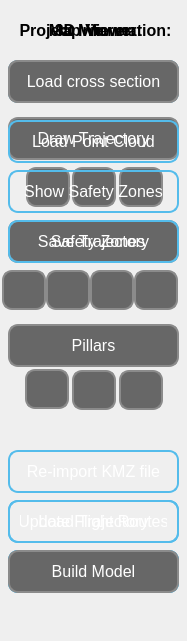
   <widget class="QDockWidget" name="dockWidget">
    <property name="enabled">
     <bool>true</bool>
    </property>
    <property name="geometry">
     <rect>
      <x>20</x>
      <y>28</y>
      <width>187</width>
      <height>641</height>
     </rect>
    </property>
    <property name="autoFillBackground">
     <bool>false</bool>
    </property>
    <property name="styleSheet">
     <string notr="true">/* Base application background */
* {
    background-color: rgba(103, 103, 103, 0.9);  /* Uniform background color for all widgets */
    color: white;  /* Ensures text is visible against the darker background */
}

QPushButton {
    background-color: rgb(139, 139, 139); /* Gray background */
    color: white;                         /* White text */
    border-style: solid;
    border-width: 2px;
    border-color: #4CAF50;
    border-radius: 10px;                  /* Rounded corners */
    padding: 10px;
    font-size: 16px;
}
QPushButton:hover {
    background-color: #45a049;            /* Darker green background on hover */
}

QTabWidget::pane { /* The tab widget frame */
    border-top: 2px solid #C2C7CB;
    position: absolute;
    top: -0.5em;
    color: #333333;
    background-color: #f0f0f0;
    border-radius: 5px;
}

QTabBar::tab {
    background: #E1E1E1;
    border: 2px solid #C4C4C3;
    border-bottom-color: #C2C7CB; /* Same as pane color */
    border-top-left-radius: 4px;
    border-top-right-radius: 4px;
    padding: 5px;
}

QTabBar::tab:selected, QTabBar::tab:hover {
    background: #fafafa;
}

QDockWidget {
    border: 1px solid #d3d3d3; /* Light gray border */
    border-radius: 5px;        /* Rounded corners */
    background-color: rgba(255, 255, 255, 0.9); /* White background with slight transparency */
}

QDockWidget::title {
    text-align: left;          /* Aligns title text to the left */
    background-color: rgba(0, 64, 122, 0.85); /* Slightly transparent background for the title */
    padding: 5px;
    border-radius: 5px 5px 0 0; /* Rounded corners on the top */
}

QTextEdit {
    border: 1px solid #888; /* Slightly lighter border for visibility */
    border-radius: 5px;  /* Rounded corners */
    padding: 2px;
}

QCheckBox {
    spacing: 5px; /* Space between the checkbox and its label */
}

QCheckBox::indicator {
    width: 20px;
    height: 20px;
    background-color: #888; /* Match background color */
    border-radius: 5px; /* Rounded corners */
}

QCheckBox::indicator:checked {
    background-color: #45a049; /* Green for checked state */
}

QCheckBox::indicator:unchecked {
    background-color: #bbb; /* Lighter grey for unchecked state */
}
/* Styling for Horizontal Sliders */
QSlider::groove:horizontal {
    border: 1px solid #555;  /* Dark grey border for better contrast */
    height: 10px;            /* Slightly thicker groove for better visibility */
    background: qlineargradient(x1:0, y1:0, x2:1, y2:0, stop:0 #888, stop:1 #bbb); /* Gradient from darker to lighter grey */
    margin: 2px 0;
    border-radius: 5px;     /* Soft rounded corners for the groove */
}

QSlider::handle:horizontal {
    background: qlineargradient(x1:0, y1:0, x2:1, y2:1, stop:0 #eee, stop:1 #ccc); /* Light grey gradient for the handle */
    border: 1px solid #333; /* Dark border for the handle for better visibility */
    width: 18px;            /* Width of the handle */
    margin: -2px 0;         /* Allows handle to overlap the groove slightly */
    border-radius: 9px;     /* Rounded handle for a smoother look */
    position: absolute;     /* Ensures the handle is correctly positioned over the groove */
}

QSlider::handle:horizontal:hover {
    background: qlineargradient(x1:0, y1:0, x2:1, y2:1, stop:0 #fff, stop:1 #ddd); /* Brighter gradient for hover effect */
    border-color: #080;     /* Greenish border on hover for visual feedback */
}

/* Styling for Vertical Sliders */
QSlider::groove:vertical {
    border: 1px solid #555;
    width: 10px;            /* Consistent width with horizontal */
    background: qlineargradient(x1:0, y1:0, x2:0, y2:1, stop:0 #888, stop:1 #bbb);
    margin: 0 2px;
    border-radius: 5px;
}

QSlider::handle:vertical {
    background: qlineargradient(x1:0, y1:0, x2:1, y2:1, stop:0 #eee, stop:1 #ccc);
    border: 1px solid #333;
    height: 18px;           /* Height matching the horizontal handle's width */
    margin: 0 -2px;
    border-radius: 9px;
}

QSlider::handle:vertical:hover {
    background: qlineargradient(x1:0, y1:0, x2:1, y2:1, stop:0 #fff, stop:1 #ddd);
    border-color: #080;
}


QDockWidget {
    border: 1px solid #d3d3d3;
    border-radius: 10px;
    background-color: rgb(103, 103, 103);
}

QDockWidget::title {
    font-size: 0pt;
    padding: 0px;
    background-color: transparent;
    border-top-left-radius: 10px;
    border-top-right-radius: 10px;
}

QDockWidget &gt; QWidget {
    border-top-left-radius: 10px;
    border-top-right-radius: 10px;
border: 1px solid #d3d3d3;
    border-radius: 10px;
   background-color: rgb(103, 103, 103); /* Maintain transparency to see the dock's styling */
}

QToolTip {
    color: white;
    background-color:rgb(0, 64, 122);
    border: 1px solid white;
}






</string>
    </property>
    <property name="floating">
     <bool>false</bool>
    </property>
    <property name="features">
     <set>QDockWidget::DockWidgetMovable</set>
    </property>
    <widget class="QWidget" name="dockWidgetContents">
     <property name="styleSheet">
      <string notr="true">QTabWidget::pane { /* The tab widget frame */
    border-top: 2px solid #C2C7CB;
    position: absolute;
    top: -0.5em;
    color: #333333;
    background-color: #f0f0f0;
    border-radius: 5px;
}
QTabBar::tab {
    background: #E1E1E1;
    border: 2px solid #C4C4C3;
    border-bottom-color: #C2C7CB; /* Same as pane color */
    border-top-left-radius: 4px;
    border-top-right-radius: 4px;
    padding: 5px;
}

QTabBar::tab:selected {
    background: #2e8b57; /* New distinct color for active tab */
    color: white;
    border-color: #2e8b57; /* Optional: change the border color to match */
}



QPushButton {
    border-style: solid;
    border-width: 2px;
    border-color: #54BCEB;                /* New button border color */
    border-radius: 10px;                  /* Rounded corners */
    background-color: transparent;        /* Transparent background */
    color: white;                         /* White text */
    padding: 10px;
    font-size: 16px;
}
QPushButton:disabled {
    background-color: #676767;            /* Disabled button color */
    border-color: #8B8B8B;                /* Disabled button border color */
}
QPushButton:hover {
    background-color: #00407A;            /* Dark blue background on hover */
}

QToolTip {
    color: white;
    background-color:rgb(0, 64, 122);
    border: 1px solid white;
}
</string>
     </property>
     <widget class="QPushButton" name="btn_tab2_print2kmz">
      <property name="enabled">
       <bool>true</bool>
      </property>
      <property name="geometry">
       <rect>
        <x>8</x>
        <y>550</y>
        <width>171</width>
        <height>43</height>
       </rect>
      </property>
      <property name="toolTip">
       <string>Export flight routes to KMZ format with specified flight speeds from flight route settings dialog. </string>
      </property>
      <property name="styleSheet">
       <string notr="true">
QToolTip {
    color: white;
    background-color:rgb(0, 64, 122);
    border: 1px solid white;
}
</string>
      </property>
      <property name="text">
       <string>Output to KMZ</string>
      </property>
     </widget>
     <widget class="QPushButton" name="btn_tab2_TopView">
      <property name="geometry">
       <rect>
        <x>8</x>
        <y>60</y>
        <width>171</width>
        <height>43</height>
       </rect>
      </property>
      <property name="styleSheet">
       <string notr="true">
QToolTip {
    color: white;
    background-color:rgb(0, 64, 122);
    border: 1px solid white;
}
</string>
      </property>
      <property name="text">
       <string>TopView</string>
      </property>
     </widget>
     <widget class="QPushButton" name="btnUndo_SZ">
      <property name="enabled">
       <bool>false</bool>
      </property>
      <property name="geometry">
       <rect>
        <x>2</x>
        <y>270</y>
        <width>44</width>
        <height>40</height>
       </rect>
      </property>
      <property name="toolTip">
       <string>delete last point</string>
      </property>
      <property name="styleSheet">
       <string notr="true">
QToolTip {
    color: white;
    background-color:rgb(0, 64, 122);
    border: 1px solid white;
}
</string>
      </property>
      <property name="text">
       <string/>
      </property>
      <property name="icon">
       <iconset>
        <normaloff>Ressources/icons/Undo.png</normaloff>Ressources/icons/Undo.png</iconset>
      </property>
      <property name="checkable">
       <bool>true</bool>
      </property>
     </widget>
     <widget class="QPushButton" name="btnRedo_SZ">
      <property name="enabled">
       <bool>false</bool>
      </property>
      <property name="geometry">
       <rect>
        <x>46</x>
        <y>270</y>
        <width>44</width>
        <height>40</height>
       </rect>
      </property>
      <property name="toolTip">
       <string>retrieve last deleted point</string>
      </property>
      <property name="styleSheet">
       <string notr="true">
QToolTip {
    color: white;
    background-color:rgb(0, 64, 122);
    border: 1px solid white;
}
</string>
      </property>
      <property name="text">
       <string/>
      </property>
      <property name="icon">
       <iconset>
        <normaloff>Ressources/icons/Redo.png</normaloff>Ressources/icons/Redo.png</iconset>
      </property>
      <property name="checkable">
       <bool>true</bool>
      </property>
     </widget>
     <widget class="QPushButton" name="btnSave_SZ">
      <property name="enabled">
       <bool>false</bool>
      </property>
      <property name="geometry">
       <rect>
        <x>134</x>
        <y>270</y>
        <width>44</width>
        <height>40</height>
       </rect>
      </property>
      <property name="toolTip">
       <string>Save all safety zones</string>
      </property>
      <property name="styleSheet">
       <string notr="true">
QToolTip {
    color: white;
    background-color:rgb(0, 64, 122);
    border: 1px solid white;
}
</string>
      </property>
      <property name="text">
       <string/>
      </property>
      <property name="icon">
       <iconset>
        <normaloff>Ressources/icons/Save.png</normaloff>Ressources/icons/Save.png</iconset>
      </property>
      <property name="checkable">
       <bool>true</bool>
      </property>
     </widget>
     <widget class="QPushButton" name="btn_tab1_SafetyZones">
      <property name="enabled">
       <bool>false</bool>
      </property>
      <property name="geometry">
       <rect>
        <x>8</x>
        <y>220</y>
        <width>171</width>
        <height>43</height>
       </rect>
      </property>
      <property name="toolTip">
       <string>Draw SafetyZones for e.g., vegetation, streets, high voltage lines. Adjust the height in the Flight Route Settings Dialog</string>
      </property>
      <property name="styleSheet">
       <string notr="true">
QToolTip {
    color: white;
    background-color:rgb(0, 64, 122);
    border: 1px solid white;
}
</string>
      </property>
      <property name="text">
       <string>  Safety Zones</string>
      </property>
      <property name="icon">
       <iconset>
        <normaloff>Ressources/icons/safetyZones.png</normaloff>Ressources/icons/safetyZones.png</iconset>
      </property>
      <property name="iconSize">
       <size>
        <width>38</width>
        <height>24</height>
       </size>
      </property>
     </widget>
     <widget class="QPushButton" name="btn_tab1_DrawTrajectory">
      <property name="enabled">
       <bool>false</bool>
      </property>
      <property name="geometry">
       <rect>
        <x>8</x>
        <y>117</y>
        <width>171</width>
        <height>43</height>
       </rect>
      </property>
      <property name="toolTip">
       <string>Draw a polyline in the middle of a bridge</string>
      </property>
      <property name="styleSheet">
       <string notr="true">
QToolTip {
    color: white;
    background-color:rgb(0, 64, 122);
    border: 1px solid white;
}
</string>
      </property>
      <property name="text">
       <string>Draw Trajectory</string>
      </property>
      <property name="icon">
       <iconset>
        <normaloff>Ressources/icons/Tab1Mapicon.png</normaloff>Ressources/icons/Tab1Mapicon.png</iconset>
      </property>
      <property name="iconSize">
       <size>
        <width>30</width>
        <height>16</height>
       </size>
      </property>
     </widget>
     <widget class="QPushButton" name="btnUndo">
      <property name="enabled">
       <bool>false</bool>
      </property>
      <property name="geometry">
       <rect>
        <x>26</x>
        <y>167</y>
        <width>44</width>
        <height>40</height>
       </rect>
      </property>
      <property name="toolTip">
       <string>delete last point</string>
      </property>
      <property name="styleSheet">
       <string notr="true">
QToolTip {
    color: white;
    background-color:rgb(0, 64, 122);
    border: 1px solid white;
}
</string>
      </property>
      <property name="text">
       <string/>
      </property>
      <property name="icon">
       <iconset>
        <normaloff>Ressources/icons/Undo.png</normaloff>Ressources/icons/Undo.png</iconset>
      </property>
      <property name="checkable">
       <bool>true</bool>
      </property>
     </widget>
     <widget class="QPushButton" name="btnRedo">
      <property name="enabled">
       <bool>false</bool>
      </property>
      <property name="geometry">
       <rect>
        <x>72</x>
        <y>167</y>
        <width>44</width>
        <height>40</height>
       </rect>
      </property>
      <property name="toolTip">
       <string>retrieve last deleted point</string>
      </property>
      <property name="styleSheet">
       <string notr="true">
QToolTip {
    color: white;
    background-color:rgb(0, 64, 122);
    border: 1px solid white;
}
</string>
      </property>
      <property name="text">
       <string/>
      </property>
      <property name="icon">
       <iconset>
        <normaloff>Ressources/icons/Redo.png</normaloff>Ressources/icons/Redo.png</iconset>
      </property>
      <property name="checkable">
       <bool>true</bool>
      </property>
     </widget>
     <widget class="QPushButton" name="btnSave">
      <property name="enabled">
       <bool>false</bool>
      </property>
      <property name="geometry">
       <rect>
        <x>119</x>
        <y>167</y>
        <width>44</width>
        <height>40</height>
       </rect>
      </property>
      <property name="toolTip">
       <string>First Confirm Project data on 0) Project Information. save trajectory. </string>
      </property>
      <property name="styleSheet">
       <string notr="true">
QToolTip {
    color: white;
    background-color:rgb(0, 64, 122);
    border: 1px solid white;
}
</string>
      </property>
      <property name="text">
       <string/>
      </property>
      <property name="icon">
       <iconset>
        <normaloff>Ressources/icons/Save.png</normaloff>Ressources/icons/Save.png</iconset>
      </property>
      <property name="checkable">
       <bool>true</bool>
      </property>
     </widget>
     <widget class="QPushButton" name="btnAdd_SZ">
      <property name="enabled">
       <bool>false</bool>
      </property>
      <property name="geometry">
       <rect>
        <x>90</x>
        <y>270</y>
        <width>44</width>
        <height>40</height>
       </rect>
      </property>
      <property name="toolTip">
       <string>add a new safety zone </string>
      </property>
      <property name="styleSheet">
       <string notr="true">
QToolTip {
    color: white;
    background-color:rgb(0, 64, 122);
    border: 1px solid white;
}
</string>
      </property>
      <property name="text">
       <string/>
      </property>
      <property name="icon">
       <iconset>
        <normaloff>Ressources/icons/bt_Add_SZ.png</normaloff>Ressources/icons/bt_Add_SZ.png</iconset>
      </property>
      <property name="checkable">
       <bool>true</bool>
      </property>
     </widget>
     <widget class="QPushButton" name="btn_tab1_LoadTrajectory_xlsx">
      <property name="enabled">
       <bool>false</bool>
      </property>
      <property name="geometry">
       <rect>
        <x>8</x>
        <y>60</y>
        <width>171</width>
        <height>43</height>
       </rect>
      </property>
      <property name="toolTip">
       <string>Load a .xlsx</string>
      </property>
      <property name="styleSheet">
       <string notr="true">
QToolTip {
    color: white;
    background-color:rgb(0, 64, 122);
    border: 1px solid white;
}
</string>
      </property>
      <property name="text">
       <string>Load from .xlsx</string>
      </property>
     </widget>
     <widget class="QPushButton" name="btn_tab0_ConfirmProjectData">
      <property name="enabled">
       <bool>true</bool>
      </property>
      <property name="geometry">
       <rect>
        <x>8</x>
        <y>550</y>
        <width>171</width>
        <height>43</height>
       </rect>
      </property>
      <property name="toolTip">
       <string>Build basic directories and fetch available files. base_directory (str): formulates where to find the primary input files  = os.path.join(base_directory, &quot;01_Input&quot;, f&quot;*{bridge_name}*.*&quot;)</string>
      </property>
      <property name="styleSheet">
       <string notr="true">
QToolTip {
    color: white;
    background-color:rgb(0, 64, 122);
    border: 1px solid white;
}
</string>
      </property>
      <property name="text">
       <string>Confirm Project Data</string>
      </property>
     </widget>
     <widget class="QPushButton" name="btn_tab0_crosssection">
      <property name="enabled">
       <bool>false</bool>
      </property>
      <property name="geometry">
       <rect>
        <x>8</x>
        <y>60</y>
        <width>171</width>
        <height>43</height>
       </rect>
      </property>
      <property name="toolTip">
       <string/>
      </property>
      <property name="styleSheet">
       <string notr="true">
QToolTip {
    color: white;
    background-color:rgb(0, 64, 122);
    border: 1px solid white;
}
</string>
      </property>
      <property name="text">
       <string>Load cross section</string>
      </property>
     </widget>
     <widget class="QPushButton" name="btn_tab1_build_model">
      <property name="enabled">
       <bool>false</bool>
      </property>
      <property name="geometry">
       <rect>
        <x>8</x>
        <y>550</y>
        <width>171</width>
        <height>43</height>
       </rect>
      </property>
      <property name="toolTip">
       <string>Build the bridge representation model.</string>
      </property>
      <property name="styleSheet">
       <string notr="true">
QToolTip {
    color: white;
    background-color:rgb(0, 64, 122);
    border: 1px solid white;
}
</string>
      </property>
      <property name="text">
       <string>Build Model</string>
      </property>
     </widget>
     <widget class="QPushButton" name="btn_tab1_mark_pillars">
      <property name="enabled">
       <bool>false</bool>
      </property>
      <property name="geometry">
       <rect>
        <x>8</x>
        <y>324</y>
        <width>171</width>
        <height>43</height>
       </rect>
      </property>
      <property name="toolTip">
       <string>Draw pillars as lines. Start with a point on the right side of the trajectory.</string>
      </property>
      <property name="styleSheet">
       <string notr="true">
QToolTip {
    color: white;
    background-color:rgb(0, 64, 122);
    border: 1px solid white;
}
</string>
      </property>
      <property name="text">
       <string>Pillars</string>
      </property>
     </widget>
     <widget class="QPushButton" name="btnUndo_pillars">
      <property name="enabled">
       <bool>false</bool>
      </property>
      <property name="geometry">
       <rect>
        <x>25</x>
        <y>369</y>
        <width>44</width>
        <height>40</height>
       </rect>
      </property>
      <property name="toolTip">
       <string>delete last point</string>
      </property>
      <property name="styleSheet">
       <string notr="true">
QToolTip {
    color: white;
    background-color:rgb(0, 64, 122);
    border: 1px solid white;
}
</string>
      </property>
      <property name="text">
       <string/>
      </property>
      <property name="icon">
       <iconset>
        <normaloff>Ressources/icons/Undo.png</normaloff>Ressources/icons/Undo.png</iconset>
      </property>
      <property name="checkable">
       <bool>true</bool>
      </property>
     </widget>
     <widget class="QPushButton" name="btnSave_pillars">
      <property name="enabled">
       <bool>false</bool>
      </property>
      <property name="geometry">
       <rect>
        <x>119</x>
        <y>370</y>
        <width>44</width>
        <height>40</height>
       </rect>
      </property>
      <property name="toolTip">
       <string>Save position of pillars. </string>
      </property>
      <property name="styleSheet">
       <string notr="true">
QToolTip {
    color: white;
    background-color:rgb(0, 64, 122);
    border: 1px solid white;
}
</string>
      </property>
      <property name="text">
       <string/>
      </property>
      <property name="icon">
       <iconset>
        <normaloff>Ressources/icons/Save.png</normaloff>Ressources/icons/Save.png</iconset>
      </property>
      <property name="checkable">
       <bool>true</bool>
      </property>
     </widget>
     <widget class="QPushButton" name="btnRedo_pillars">
      <property name="enabled">
       <bool>false</bool>
      </property>
      <property name="geometry">
       <rect>
        <x>72</x>
        <y>370</y>
        <width>44</width>
        <height>40</height>
       </rect>
      </property>
      <property name="toolTip">
       <string>retrieve last deleted point</string>
      </property>
      <property name="styleSheet">
       <string notr="true">
QToolTip {
    color: white;
    background-color:rgb(0, 64, 122);
    border: 1px solid white;
}
</string>
      </property>
      <property name="text">
       <string/>
      </property>
      <property name="icon">
       <iconset>
        <normaloff>Ressources/icons/Redo.png</normaloff>Ressources/icons/Redo.png</iconset>
      </property>
      <property name="checkable">
       <bool>true</bool>
      </property>
     </widget>
     <widget class="QLabel" name="label_tab1">
      <property name="geometry">
       <rect>
        <x>10</x>
        <y>10</y>
        <width>171</width>
        <height>41</height>
       </rect>
      </property>
      <property name="sizePolicy">
       <sizepolicy hsizetype="Expanding" vsizetype="Minimum">
        <horstretch>0</horstretch>
        <verstretch>0</verstretch>
       </sizepolicy>
      </property>
      <property name="font">
       <font>
        <pointsize>12</pointsize>
        <weight>75</weight>
        <bold>true</bold>
       </font>
      </property>
      <property name="layoutDirection">
       <enum>Qt::LeftToRight</enum>
      </property>
      <property name="styleSheet">
       <string notr="true">
QToolTip {
    color: white;
    background-color:rgb(0, 64, 122);
    border: 1px solid white;
}
</string>
      </property>
      <property name="text">
       <string>Map Viewer:</string>
      </property>
      <property name="scaledContents">
       <bool>false</bool>
      </property>
      <property name="alignment">
       <set>Qt::AlignCenter</set>
      </property>
      <property name="wordWrap">
       <bool>false</bool>
      </property>
     </widget>
     <widget class="QLabel" name="label_tab2">
      <property name="geometry">
       <rect>
        <x>10</x>
        <y>10</y>
        <width>171</width>
        <height>41</height>
       </rect>
      </property>
      <property name="sizePolicy">
       <sizepolicy hsizetype="Expanding" vsizetype="Minimum">
        <horstretch>0</horstretch>
        <verstretch>0</verstretch>
       </sizepolicy>
      </property>
      <property name="font">
       <font>
        <pointsize>12</pointsize>
        <weight>75</weight>
        <bold>true</bold>
       </font>
      </property>
      <property name="layoutDirection">
       <enum>Qt::LeftToRight</enum>
      </property>
      <property name="styleSheet">
       <string notr="true">
QToolTip {
    color: white;
    background-color:rgb(0, 64, 122);
    border: 1px solid white;
}
</string>
      </property>
      <property name="text">
       <string>3D Viewer:</string>
      </property>
      <property name="scaledContents">
       <bool>false</bool>
      </property>
      <property name="alignment">
       <set>Qt::AlignCenter</set>
      </property>
      <property name="wordWrap">
       <bool>false</bool>
      </property>
     </widget>
     <widget class="QLabel" name="label_tab0">
      <property name="geometry">
       <rect>
        <x>10</x>
        <y>10</y>
        <width>171</width>
        <height>41</height>
       </rect>
      </property>
      <property name="sizePolicy">
       <sizepolicy hsizetype="Expanding" vsizetype="Minimum">
        <horstretch>0</horstretch>
        <verstretch>0</verstretch>
       </sizepolicy>
      </property>
      <property name="font">
       <font>
        <pointsize>12</pointsize>
        <weight>75</weight>
        <bold>true</bold>
       </font>
      </property>
      <property name="layoutDirection">
       <enum>Qt::LeftToRight</enum>
      </property>
      <property name="styleSheet">
       <string notr="true">
QToolTip {
    color: white;
    background-color:rgb(0, 64, 122);
    border: 1px solid white;
}
</string>
      </property>
      <property name="text">
       <string>Project Information:</string>
      </property>
      <property name="scaledContents">
       <bool>false</bool>
      </property>
      <property name="alignment">
       <set>Qt::AlignCenter</set>
      </property>
      <property name="wordWrap">
       <bool>false</bool>
      </property>
     </widget>
     <widget class="QPushButton" name="btn_tab2_Dock_updateFR">
      <property name="enabled">
       <bool>true</bool>
      </property>
      <property name="geometry">
       <rect>
        <x>8</x>
        <y>500</y>
        <width>171</width>
        <height>43</height>
       </rect>
      </property>
      <property name="toolTip">
       <string>Update and show flight routes. Use flight Route editor dialog to change settings, then update again.</string>
      </property>
      <property name="styleSheet">
       <string notr="true">
QToolTip {
    color: white;
    background-color:rgb(0, 64, 122);
    border: 1px solid white;
}
</string>
      </property>
      <property name="text">
       <string>Update Flight Routes</string>
      </property>
     </widget>
     <widget class="QPushButton" name="btn_tab2_LoadPC">
      <property name="enabled">
       <bool>true</bool>
      </property>
      <property name="geometry">
       <rect>
        <x>8</x>
        <y>120</y>
        <width>171</width>
        <height>43</height>
       </rect>
      </property>
      <property name="toolTip">
       <string>Load a point photogrammetric cloud</string>
      </property>
      <property name="styleSheet">
       <string notr="true">
QToolTip {
    color: white;
    background-color:rgb(0, 64, 122);
    border: 1px solid white;
}
</string>
      </property>
      <property name="text">
       <string>Load Point Cloud</string>
      </property>
     </widget>
     <widget class="QPushButton" name="btn_tab2_ShowSafetyZones">
      <property name="enabled">
       <bool>true</bool>
      </property>
      <property name="geometry">
       <rect>
        <x>8</x>
        <y>170</y>
        <width>171</width>
        <height>43</height>
       </rect>
      </property>
      <property name="toolTip">
       <string>Show and update safety zones drawn on the map. Adjust the height in the Flight Route Settings Dialog</string>
      </property>
      <property name="styleSheet">
       <string notr="true">
QToolTip {
    color: white;
    background-color:rgb(0, 64, 122);
    border: 1px solid white;
}
</string>
      </property>
      <property name="text">
       <string>Show Safety Zones</string>
      </property>
     </widget>
     <widget class="QPushButton" name="btn_tab2_Dock_updateTrajectory">
      <property name="enabled">
       <bool>true</bool>
      </property>
      <property name="geometry">
       <rect>
        <x>8</x>
        <y>220</y>
        <width>171</width>
        <height>43</height>
       </rect>
      </property>
      <property name="toolTip">
       <string>Update the trajectory based on the picked points on the point cloud. Pick 5 points starting from the start of the bridge, defining the right and left side.</string>
      </property>
      <property name="styleSheet">
       <string notr="true">
QToolTip {
    color: white;
    background-color:rgb(0, 64, 122);
    border: 1px solid white;
}
</string>
      </property>
      <property name="text">
       <string>Save Trajectory</string>
      </property>
     </widget>
     <widget class="QPushButton" name="btn_tab1_Dock_loadTrajectory">
      <property name="enabled">
       <bool>true</bool>
      </property>
      <property name="geometry">
       <rect>
        <x>8</x>
        <y>500</y>
        <width>171</width>
        <height>43</height>
       </rect>
      </property>
      <property name="toolTip">
       <string>&lt;html&gt;&lt;head/&gt;&lt;body&gt;&lt;p&gt;Load trajectory data from json file&lt;/p&gt;&lt;/body&gt;&lt;/html&gt;</string>
      </property>
      <property name="styleSheet">
       <string notr="true">
QToolTip {
    color: white;
    background-color:rgb(0, 64, 122);
    border: 1px solid white;
}
</string>
      </property>
      <property name="text">
       <string>Load Trajectory</string>
      </property>
     </widget>
     <widget class="QPushButton" name="btn_tab2_LoadPLYfromKMZ">
      <property name="enabled">
       <bool>true</bool>
      </property>
      <property name="geometry">
       <rect>
        <x>8</x>
        <y>450</y>
        <width>171</width>
        <height>43</height>
       </rect>
      </property>
      <property name="toolTip">
       <string>Load a point photogrammetric cloud</string>
      </property>
      <property name="styleSheet">
       <string notr="true">
QToolTip {
    color: white;
    background-color:rgb(0, 64, 122);
    border: 1px solid white;
}
</string>
      </property>
      <property name="text">
       <string>Re-import KMZ file</string>
      </property>
     </widget>
    </widget>
   </widget>
